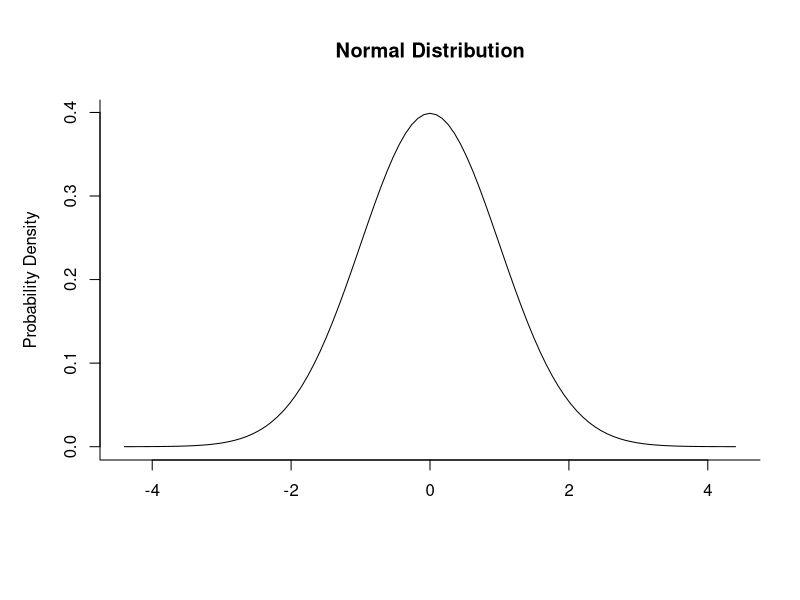
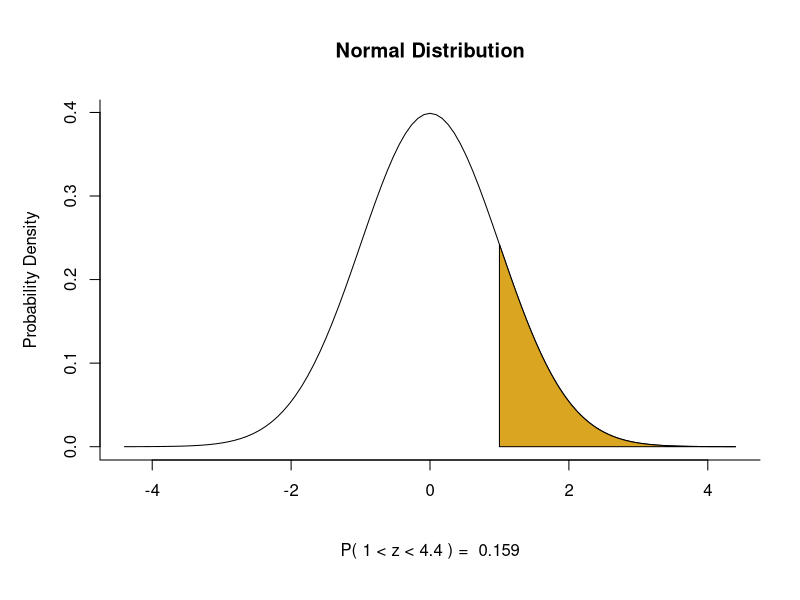
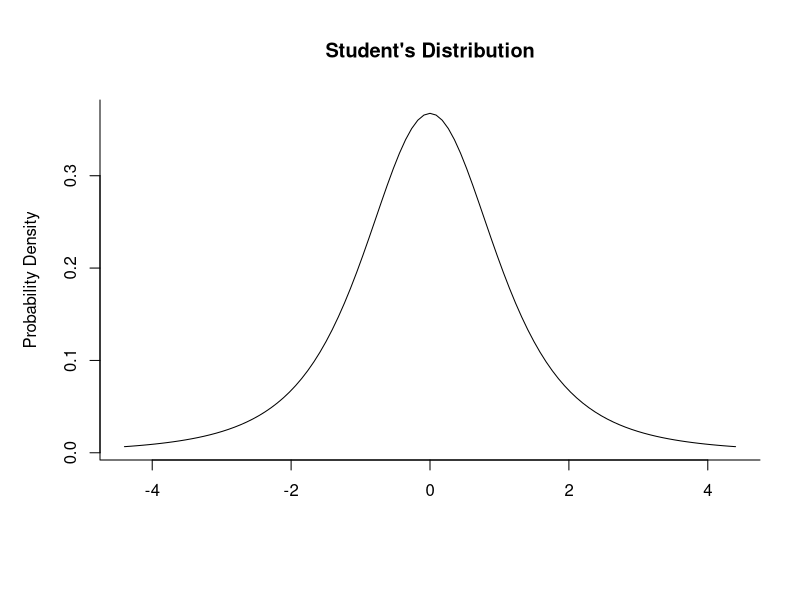
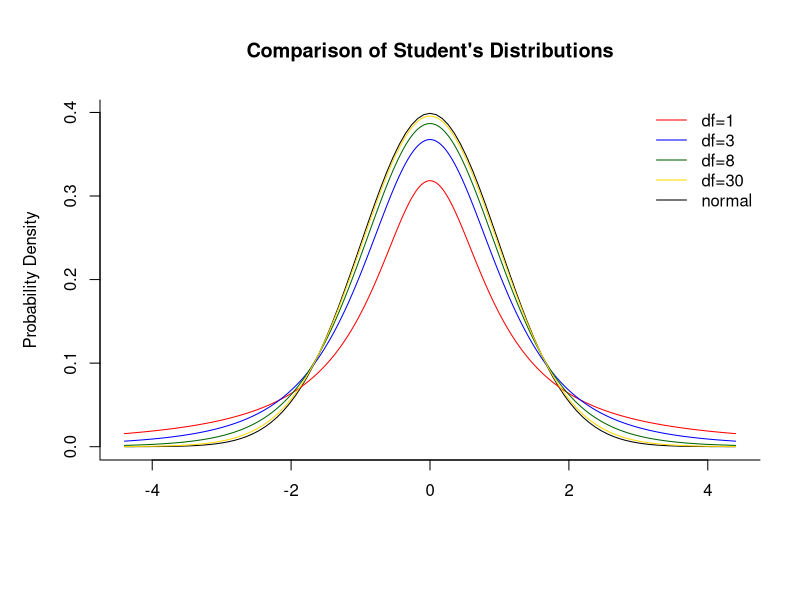
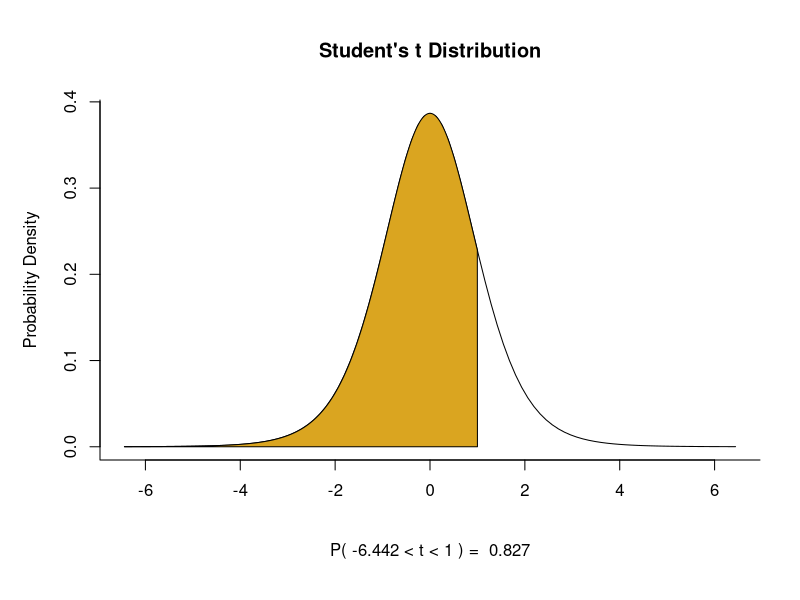
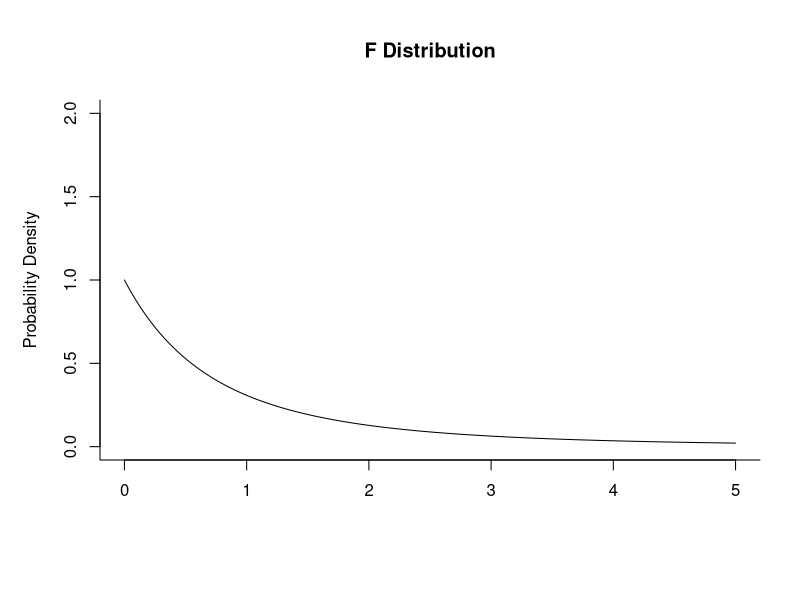
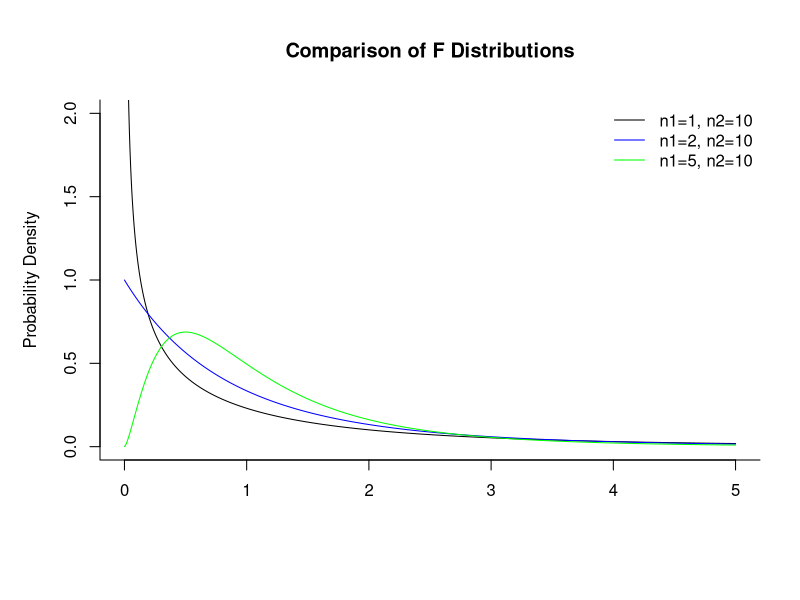

Source code (R) for these figures, in order:
# plotDistributions
## Distribution Plots in Base R

### Normal Distribution

x=seq(-4.4,4.4,len=1000)
par(mar=c(7,5,5,2))
curve(dnorm(x,0,1),xlim=range(x),main="Normal Distribution",xlab="",ylab="Probability Density",bty="l") 


### Normal Distribution with Probability Range

lb=-4.400; ub=4.400
ll=1.000; ul=ub

x <- seq(lb,ub,len=1000)
par(mar=c(7,5,5,2))
curve(dnorm(x,0,1),xlim=c(lb,ub),main="Normal Distribution",xlab="",ylab="Probability Density",bty="l") 
seqx <- seq(ll,ul,0.01)
cord.x <- c(ll,seqx,ul) 
cord.y <- c(0,dnorm(seqx),0)
polygon(cord.x,cord.y,col='goldenrod')
area <- pnorm(ul,0,1)-pnorm(ll,0,1)
result <- paste("P(",ll,"< z <",ul,") = ",signif(area, digits=3))
title(sub=result)

### Student's Distribution

df=3

x=seq(-4.4,4.4,len=1000)
par(mar=c(7,5,5,2))
curve(dt(x,df),xlim=range(x),main="Student's Distribution",xlab="",ylab="Probability Density",bty="l") 

### Comparison of Student's Distributions with Various df

degf <- c(1, 3, 8, 30)
colors <- c("red", "blue", "darkgreen", "gold", "black")
labels <- c("df=1", "df=3", "df=8", "df=30", "normal")

x <- seq(-4.4, 4.4, length=1000)
y <- dnorm(x)
par(mar=c(7,5,5,2))
curve(dnorm(x,0,1),xlim=range(x),main="Comparison of Student's Distributions",xlab="",ylab="Probability Density",bty="l") 
for (i in 1:4) {lines(x, dt(x,degf[i]), col=colors[i])}
legend("topright", labels, bty="n",lty=c(1, 1, 1, 1, 1), col=colors)

### t Distribution with Probability Range

df=8
lb=qt(.0001,df); ub=qt(.9999,df)
ll=round(lb,3); ul=1.000

x <- seq(lb,ub,len=1000)
par(mar=c(7,5,5,2)) 
curve(dt(x,df),xlim=c(lb,ub),main="Student's t Distribution",xlab="",ylab="Probability Density",bty="l") 
seqx <- seq(ll,ul,0.01)
cord.x <- c(ll,seqx,ul) 
cord.y <- c(0,dt(seqx,df),0)
polygon(cord.x,cord.y,col='goldenrod')
area <- pt(ul,df)-pt(ll,df)
result <- paste("P(",ll,"< t <",ul,") = ", signif(area, digits=3))
title(sub=result)

### F Distribution

dfb=2
dfw=5

x <- seq(0,5,len=1000)
par(mar=c(7,5,5,2))
plot(NULL,xlim=range(x),ylim=c(0,2),bty="l",xlab="",ylab="Probability Density",main="F Distribution")
lines(x,df(x,df1=dfb,df2=dfw),col="black")

### Comparison of F Distributions with Various df

x <- seq(0,5,len=1000)
par(mar=c(7,5,5,2))
plot(NULL,xlim=range(x),ylim=c(0,2),bty="l",xlab="",ylab="Probability Density",main="Comparison of F Distributions")
lines(x,df(x,df1=1,df2=10),col="black")
lines(x,df(x,df1=2,df2=10),col="blue")
lines(x,df(x,df1=5,df2=10),col="green")
legend("topright",c("n1=1, n2=10","n1=2, n2=10","n1=5, n2=10"),col=c("black","blue","green"),lwd=1,bty="n")
